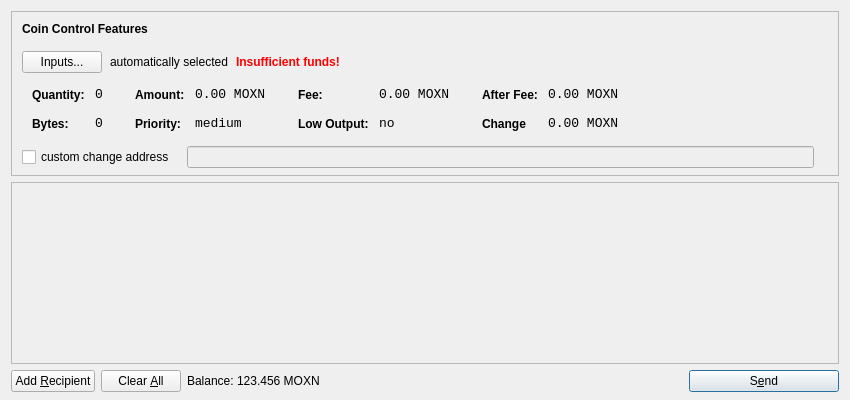
<?xml version="1.0" encoding="UTF-8"?>
<ui version="4.0">
 <class>SendCoinsDialog</class>
 <widget class="QDialog" name="SendCoinsDialog">
  <property name="geometry">
   <rect>
    <x>0</x>
    <y>0</y>
    <width>850</width>
    <height>400</height>
   </rect>
  </property>
  <property name="windowTitle">
   <string>Send Coins</string>
  </property>
  <layout class="QVBoxLayout" name="verticalLayout" stretch="0,1,0">
   <property name="bottomMargin">
    <number>8</number>
   </property>
   <item>
    <widget class="QFrame" name="frameCoinControl">
     <property name="sizePolicy">
      <sizepolicy hsizetype="Expanding" vsizetype="Expanding">
       <horstretch>0</horstretch>
       <verstretch>0</verstretch>
      </sizepolicy>
     </property>
     <property name="maximumSize">
      <size>
       <width>16777215</width>
       <height>16777215</height>
      </size>
     </property>
     <property name="frameShape">
      <enum>QFrame::StyledPanel</enum>
     </property>
     <property name="frameShadow">
      <enum>QFrame::Sunken</enum>
     </property>
     <layout class="QVBoxLayout" name="verticalLayoutCoinControl2">
      <property name="spacing">
       <number>6</number>
      </property>
      <property name="leftMargin">
       <number>0</number>
      </property>
      <property name="topMargin">
       <number>0</number>
      </property>
      <property name="rightMargin">
       <number>0</number>
      </property>
      <property name="bottomMargin">
       <number>6</number>
      </property>
      <item>
       <layout class="QVBoxLayout" name="verticalLayoutCoinControl" stretch="0,0,0,0,1">
        <property name="spacing">
         <number>0</number>
        </property>
        <property name="leftMargin">
         <number>10</number>
        </property>
        <property name="topMargin">
         <number>10</number>
        </property>
        <item>
         <layout class="QHBoxLayout" name="horizontalLayoutCoinControl1">
          <property name="bottomMargin">
           <number>15</number>
          </property>
          <item>
           <widget class="QLabel" name="labelCoinControlFeatures">
            <property name="sizePolicy">
             <sizepolicy hsizetype="Preferred" vsizetype="Maximum">
              <horstretch>0</horstretch>
              <verstretch>0</verstretch>
             </sizepolicy>
            </property>
            <property name="font">
             <font>
              <weight>75</weight>
              <bold>true</bold>
             </font>
            </property>
            <property name="styleSheet">
             <string notr="true">font-weight:bold;</string>
            </property>
            <property name="text">
             <string>Coin Control Features</string>
            </property>
           </widget>
          </item>
         </layout>
        </item>
        <item>
         <layout class="QHBoxLayout" name="horizontalLayoutCoinControl2" stretch="0,0,0,0">
          <property name="spacing">
           <number>8</number>
          </property>
          <property name="bottomMargin">
           <number>10</number>
          </property>
          <item>
           <widget class="QPushButton" name="pushButtonCoinControl">
            <property name="styleSheet">
             <string notr="true"/>
            </property>
            <property name="text">
             <string>Inputs...</string>
            </property>
           </widget>
          </item>
          <item>
           <widget class="QLabel" name="labelCoinControlAutomaticallySelected">
            <property name="text">
             <string>automatically selected</string>
            </property>
            <property name="margin">
             <number>5</number>
            </property>
           </widget>
          </item>
          <item>
           <widget class="QLabel" name="labelCoinControlInsuffFunds">
            <property name="font">
             <font>
              <weight>75</weight>
              <bold>true</bold>
             </font>
            </property>
            <property name="styleSheet">
             <string notr="true">color:red;font-weight:bold;</string>
            </property>
            <property name="text">
             <string>Insufficient funds!</string>
            </property>
            <property name="margin">
             <number>5</number>
            </property>
           </widget>
          </item>
          <item>
           <spacer name="horizontalSpacerCoinControl">
            <property name="orientation">
             <enum>Qt::Horizontal</enum>
            </property>
            <property name="sizeHint" stdset="0">
             <size>
              <width>40</width>
              <height>1</height>
             </size>
            </property>
           </spacer>
          </item>
         </layout>
        </item>
        <item>
         <widget class="QWidget" name="widgetCoinControl" native="true">
          <property name="sizePolicy">
           <sizepolicy hsizetype="Preferred" vsizetype="Preferred">
            <horstretch>0</horstretch>
            <verstretch>0</verstretch>
           </sizepolicy>
          </property>
          <property name="minimumSize">
           <size>
            <width>0</width>
            <height>0</height>
           </size>
          </property>
          <property name="styleSheet">
           <string notr="true"/>
          </property>
          <layout class="QHBoxLayout" name="horizontalLayoutCoinControl5">
           <property name="margin">
            <number>0</number>
           </property>
           <item>
            <layout class="QHBoxLayout" name="horizontalLayoutCoinControl3" stretch="0,0,0,1">
             <property name="spacing">
              <number>20</number>
             </property>
             <property name="topMargin">
              <number>0</number>
             </property>
             <property name="bottomMargin">
              <number>10</number>
             </property>
             <item>
              <layout class="QFormLayout" name="formLayoutCoinControl1">
               <property name="horizontalSpacing">
                <number>10</number>
               </property>
               <property name="verticalSpacing">
                <number>14</number>
               </property>
               <property name="leftMargin">
                <number>10</number>
               </property>
               <property name="topMargin">
                <number>4</number>
               </property>
               <property name="rightMargin">
                <number>6</number>
               </property>
               <item row="0" column="0">
                <widget class="QLabel" name="labelCoinControlQuantityText">
                 <property name="styleSheet">
                  <string notr="true">font-weight:bold;</string>
                 </property>
                 <property name="text">
                  <string>Quantity:</string>
                 </property>
                 <property name="margin">
                  <number>0</number>
                 </property>
                </widget>
               </item>
               <item row="0" column="1">
                <widget class="QLabel" name="labelCoinControlQuantity">
                 <property name="font">
                  <font>
                   <family>Monospace</family>
                   <pointsize>10</pointsize>
                  </font>
                 </property>
                 <property name="cursor">
                  <cursorShape>IBeamCursor</cursorShape>
                 </property>
                 <property name="contextMenuPolicy">
                  <enum>Qt::ActionsContextMenu</enum>
                 </property>
                 <property name="text">
                  <string>0</string>
                 </property>
                 <property name="margin">
                  <number>0</number>
                 </property>
                 <property name="textInteractionFlags">
                  <set>Qt::LinksAccessibleByMouse|Qt::TextSelectableByKeyboard|Qt::TextSelectableByMouse</set>
                 </property>
                </widget>
               </item>
               <item row="1" column="0">
                <widget class="QLabel" name="labelCoinControlBytesText">
                 <property name="styleSheet">
                  <string notr="true">font-weight:bold;</string>
                 </property>
                 <property name="text">
                  <string>Bytes:</string>
                 </property>
                </widget>
               </item>
               <item row="1" column="1">
                <widget class="QLabel" name="labelCoinControlBytes">
                 <property name="font">
                  <font>
                   <family>Monospace</family>
                   <pointsize>10</pointsize>
                  </font>
                 </property>
                 <property name="cursor">
                  <cursorShape>IBeamCursor</cursorShape>
                 </property>
                 <property name="contextMenuPolicy">
                  <enum>Qt::ActionsContextMenu</enum>
                 </property>
                 <property name="text">
                  <string>0</string>
                 </property>
                 <property name="textInteractionFlags">
                  <set>Qt::LinksAccessibleByMouse|Qt::TextSelectableByKeyboard|Qt::TextSelectableByMouse</set>
                 </property>
                </widget>
               </item>
              </layout>
             </item>
             <item>
              <layout class="QFormLayout" name="formLayoutCoinControl2">
               <property name="horizontalSpacing">
                <number>10</number>
               </property>
               <property name="verticalSpacing">
                <number>14</number>
               </property>
               <property name="leftMargin">
                <number>6</number>
               </property>
               <property name="topMargin">
                <number>4</number>
               </property>
               <property name="rightMargin">
                <number>6</number>
               </property>
               <item row="0" column="0">
                <widget class="QLabel" name="labelCoinControlAmountText">
                 <property name="styleSheet">
                  <string notr="true">font-weight:bold;</string>
                 </property>
                 <property name="text">
                  <string>Amount:</string>
                 </property>
                 <property name="margin">
                  <number>0</number>
                 </property>
                </widget>
               </item>
               <item row="0" column="1">
                <widget class="QLabel" name="labelCoinControlAmount">
                 <property name="font">
                  <font>
                   <family>Monospace</family>
                   <pointsize>10</pointsize>
                  </font>
                 </property>
                 <property name="cursor">
                  <cursorShape>IBeamCursor</cursorShape>
                 </property>
                 <property name="contextMenuPolicy">
                  <enum>Qt::ActionsContextMenu</enum>
                 </property>
                 <property name="text">
                  <string>0.00 MOXN</string>
                 </property>
                 <property name="textInteractionFlags">
                  <set>Qt::LinksAccessibleByMouse|Qt::TextSelectableByKeyboard|Qt::TextSelectableByMouse</set>
                 </property>
                </widget>
               </item>
               <item row="1" column="0">
                <widget class="QLabel" name="labelCoinControlPriorityText">
                 <property name="styleSheet">
                  <string notr="true">font-weight:bold;</string>
                 </property>
                 <property name="text">
                  <string>Priority:</string>
                 </property>
                </widget>
               </item>
               <item row="1" column="1">
                <widget class="QLabel" name="labelCoinControlPriority">
                 <property name="font">
                  <font>
                   <family>Monospace</family>
                   <pointsize>10</pointsize>
                  </font>
                 </property>
                 <property name="cursor">
                  <cursorShape>IBeamCursor</cursorShape>
                 </property>
                 <property name="contextMenuPolicy">
                  <enum>Qt::ActionsContextMenu</enum>
                 </property>
                 <property name="text">
                  <string>medium</string>
                 </property>
                 <property name="textInteractionFlags">
                  <set>Qt::LinksAccessibleByMouse|Qt::TextSelectableByKeyboard|Qt::TextSelectableByMouse</set>
                 </property>
                </widget>
               </item>
              </layout>
             </item>
             <item>
              <layout class="QFormLayout" name="formLayoutCoinControl3">
               <property name="horizontalSpacing">
                <number>10</number>
               </property>
               <property name="verticalSpacing">
                <number>14</number>
               </property>
               <property name="leftMargin">
                <number>6</number>
               </property>
               <property name="topMargin">
                <number>4</number>
               </property>
               <property name="rightMargin">
                <number>6</number>
               </property>
               <item row="0" column="0">
                <widget class="QLabel" name="labelCoinControlFeeText">
                 <property name="styleSheet">
                  <string notr="true">font-weight:bold;</string>
                 </property>
                 <property name="text">
                  <string>Fee:</string>
                 </property>
                 <property name="margin">
                  <number>0</number>
                 </property>
                </widget>
               </item>
               <item row="0" column="1">
                <widget class="QLabel" name="labelCoinControlFee">
                 <property name="font">
                  <font>
                   <family>Monospace</family>
                   <pointsize>10</pointsize>
                  </font>
                 </property>
                 <property name="cursor">
                  <cursorShape>IBeamCursor</cursorShape>
                 </property>
                 <property name="contextMenuPolicy">
                  <enum>Qt::ActionsContextMenu</enum>
                 </property>
                 <property name="text">
                  <string>0.00 MOXN</string>
                 </property>
                 <property name="textInteractionFlags">
                  <set>Qt::LinksAccessibleByMouse|Qt::TextSelectableByKeyboard|Qt::TextSelectableByMouse</set>
                 </property>
                </widget>
               </item>
               <item row="1" column="0">
                <widget class="QLabel" name="labelCoinControlLowOutputText">
                 <property name="styleSheet">
                  <string notr="true">font-weight:bold;</string>
                 </property>
                 <property name="text">
                  <string>Low Output:</string>
                 </property>
                </widget>
               </item>
               <item row="1" column="1">
                <widget class="QLabel" name="labelCoinControlLowOutput">
                 <property name="font">
                  <font>
                   <family>Monospace</family>
                   <pointsize>10</pointsize>
                  </font>
                 </property>
                 <property name="cursor">
                  <cursorShape>IBeamCursor</cursorShape>
                 </property>
                 <property name="contextMenuPolicy">
                  <enum>Qt::ActionsContextMenu</enum>
                 </property>
                 <property name="text">
                  <string>no</string>
                 </property>
                 <property name="textInteractionFlags">
                  <set>Qt::LinksAccessibleByMouse|Qt::TextSelectableByKeyboard|Qt::TextSelectableByMouse</set>
                 </property>
                </widget>
               </item>
              </layout>
             </item>
             <item>
              <layout class="QFormLayout" name="formLayoutCoinControl4">
               <property name="horizontalSpacing">
                <number>10</number>
               </property>
               <property name="verticalSpacing">
                <number>14</number>
               </property>
               <property name="leftMargin">
                <number>6</number>
               </property>
               <property name="topMargin">
                <number>4</number>
               </property>
               <property name="rightMargin">
                <number>6</number>
               </property>
               <item row="0" column="0">
                <widget class="QLabel" name="labelCoinControlAfterFeeText">
                 <property name="styleSheet">
                  <string notr="true">font-weight:bold;</string>
                 </property>
                 <property name="text">
                  <string>After Fee:</string>
                 </property>
                 <property name="margin">
                  <number>0</number>
                 </property>
                </widget>
               </item>
               <item row="0" column="1">
                <widget class="QLabel" name="labelCoinControlAfterFee">
                 <property name="font">
                  <font>
                   <family>Monospace</family>
                   <pointsize>10</pointsize>
                  </font>
                 </property>
                 <property name="cursor">
                  <cursorShape>IBeamCursor</cursorShape>
                 </property>
                 <property name="contextMenuPolicy">
                  <enum>Qt::ActionsContextMenu</enum>
                 </property>
                 <property name="text">
                  <string>0.00 MOXN</string>
                 </property>
                 <property name="textInteractionFlags">
                  <set>Qt::LinksAccessibleByMouse|Qt::TextSelectableByKeyboard|Qt::TextSelectableByMouse</set>
                 </property>
                </widget>
               </item>
               <item row="1" column="0">
                <widget class="QLabel" name="labelCoinControlChangeText">
                 <property name="styleSheet">
                  <string notr="true">font-weight:bold;</string>
                 </property>
                 <property name="text">
                  <string>Change</string>
                 </property>
                </widget>
               </item>
               <item row="1" column="1">
                <widget class="QLabel" name="labelCoinControlChange">
                 <property name="font">
                  <font>
                   <family>Monospace</family>
                   <pointsize>10</pointsize>
                  </font>
                 </property>
                 <property name="cursor">
                  <cursorShape>IBeamCursor</cursorShape>
                 </property>
                 <property name="contextMenuPolicy">
                  <enum>Qt::ActionsContextMenu</enum>
                 </property>
                 <property name="text">
                  <string>0.00 MOXN</string>
                 </property>
                 <property name="textInteractionFlags">
                  <set>Qt::LinksAccessibleByMouse|Qt::TextSelectableByKeyboard|Qt::TextSelectableByMouse</set>
                 </property>
                </widget>
               </item>
              </layout>
             </item>
            </layout>
           </item>
          </layout>
         </widget>
        </item>
        <item>
         <layout class="QHBoxLayout" name="horizontalLayoutCoinControl4" stretch="0,0,0">
          <property name="spacing">
           <number>12</number>
          </property>
          <property name="sizeConstraint">
           <enum>QLayout::SetDefaultConstraint</enum>
          </property>
          <property name="topMargin">
           <number>5</number>
          </property>
          <property name="rightMargin">
           <number>5</number>
          </property>
          <item>
           <widget class="QCheckBox" name="checkBoxCoinControlChange">
            <property name="text">
             <string>custom change address</string>
            </property>
           </widget>
          </item>
          <item>
           <widget class="QLineEdit" name="lineEditCoinControlChange">
            <property name="enabled">
             <bool>false</bool>
            </property>
            <property name="sizePolicy">
             <sizepolicy hsizetype="Expanding" vsizetype="Fixed">
              <horstretch>0</horstretch>
              <verstretch>0</verstretch>
             </sizepolicy>
            </property>
           </widget>
          </item>
          <item>
           <widget class="QLabel" name="labelCoinControlChangeLabel">
            <property name="sizePolicy">
             <sizepolicy hsizetype="Preferred" vsizetype="Expanding">
              <horstretch>0</horstretch>
              <verstretch>0</verstretch>
             </sizepolicy>
            </property>
            <property name="minimumSize">
             <size>
              <width>0</width>
              <height>0</height>
             </size>
            </property>
            <property name="text">
             <string/>
            </property>
            <property name="margin">
             <number>3</number>
            </property>
           </widget>
          </item>
         </layout>
        </item>
        <item>
         <spacer name="verticalSpacerCoinControl">
          <property name="orientation">
           <enum>Qt::Vertical</enum>
          </property>
          <property name="sizeHint" stdset="0">
           <size>
            <width>800</width>
            <height>1</height>
           </size>
          </property>
         </spacer>
        </item>
       </layout>
      </item>
     </layout>
    </widget>
   </item>
   <item>
    <widget class="QScrollArea" name="scrollArea">
     <property name="widgetResizable">
      <bool>true</bool>
     </property>
     <widget class="QWidget" name="scrollAreaWidgetContents">
      <property name="geometry">
       <rect>
        <x>0</x>
        <y>0</y>
        <width>830</width>
        <height>162</height>
       </rect>
      </property>
      <layout class="QVBoxLayout" name="verticalLayout_2">
       <property name="margin">
        <number>0</number>
       </property>
       <item>
        <layout class="QVBoxLayout" name="entries">
         <property name="spacing">
          <number>6</number>
         </property>
        </layout>
       </item>
       <item>
        <spacer name="verticalSpacer">
         <property name="orientation">
          <enum>Qt::Vertical</enum>
         </property>
         <property name="sizeHint" stdset="0">
          <size>
           <width>20</width>
           <height>40</height>
          </size>
         </property>
        </spacer>
       </item>
      </layout>
     </widget>
    </widget>
   </item>
   <item>
    <layout class="QHBoxLayout" name="horizontalLayout">
     <item>
      <widget class="QPushButton" name="addButton">
       <property name="toolTip">
        <string>Send to multiple recipients at once</string>
       </property>
       <property name="text">
        <string>Add &amp;Recipient</string>
       </property>
       <property name="icon">
        <iconset resource="../bitcoin.qrc">
         <normaloff>:/icons/add</normaloff>:/icons/add</iconset>
       </property>
       <property name="autoDefault">
        <bool>false</bool>
       </property>
      </widget>
     </item>
     <item>
      <widget class="QPushButton" name="clearButton">
       <property name="sizePolicy">
        <sizepolicy hsizetype="Minimum" vsizetype="Fixed">
         <horstretch>0</horstretch>
         <verstretch>0</verstretch>
        </sizepolicy>
       </property>
       <property name="toolTip">
        <string>Remove all transaction fields</string>
       </property>
       <property name="text">
        <string>Clear &amp;All</string>
       </property>
       <property name="icon">
        <iconset resource="../bitcoin.qrc">
         <normaloff>:/icons/remove</normaloff>:/icons/remove</iconset>
       </property>
       <property name="autoRepeatDelay">
        <number>300</number>
       </property>
       <property name="autoDefault">
        <bool>false</bool>
       </property>
      </widget>
     </item>
     <item>
      <layout class="QHBoxLayout" name="horizontalLayout_2">
       <property name="spacing">
        <number>3</number>
       </property>
       <item>
        <widget class="QLabel" name="label">
         <property name="sizePolicy">
          <sizepolicy hsizetype="Preferred" vsizetype="Fixed">
           <horstretch>0</horstretch>
           <verstretch>0</verstretch>
          </sizepolicy>
         </property>
         <property name="text">
          <string>Balance:</string>
         </property>
        </widget>
       </item>
       <item>
        <widget class="QLabel" name="labelBalance">
         <property name="sizePolicy">
          <sizepolicy hsizetype="Preferred" vsizetype="Fixed">
           <horstretch>0</horstretch>
           <verstretch>0</verstretch>
          </sizepolicy>
         </property>
         <property name="cursor">
          <cursorShape>IBeamCursor</cursorShape>
         </property>
         <property name="text">
          <string>123.456 MOXN</string>
         </property>
         <property name="textInteractionFlags">
          <set>Qt::LinksAccessibleByMouse|Qt::TextSelectableByKeyboard|Qt::TextSelectableByMouse</set>
         </property>
        </widget>
       </item>
      </layout>
     </item>
     <item>
      <spacer name="horizontalSpacer">
       <property name="orientation">
        <enum>Qt::Horizontal</enum>
       </property>
       <property name="sizeHint" stdset="0">
        <size>
         <width>40</width>
         <height>20</height>
        </size>
       </property>
      </spacer>
     </item>
     <item>
      <widget class="QPushButton" name="sendButton">
       <property name="minimumSize">
        <size>
         <width>150</width>
         <height>0</height>
        </size>
       </property>
       <property name="toolTip">
        <string>Confirm the send action</string>
       </property>
       <property name="text">
        <string>S&amp;end</string>
       </property>
       <property name="icon">
        <iconset resource="../bitcoin.qrc">
         <normaloff>:/icons/send</normaloff>:/icons/send</iconset>
       </property>
       <property name="default">
        <bool>true</bool>
       </property>
      </widget>
     </item>
    </layout>
   </item>
  </layout>
 </widget>
 <resources>
  <include location="../bitcoin.qrc"/>
 </resources>
 <connections/>
</ui>
